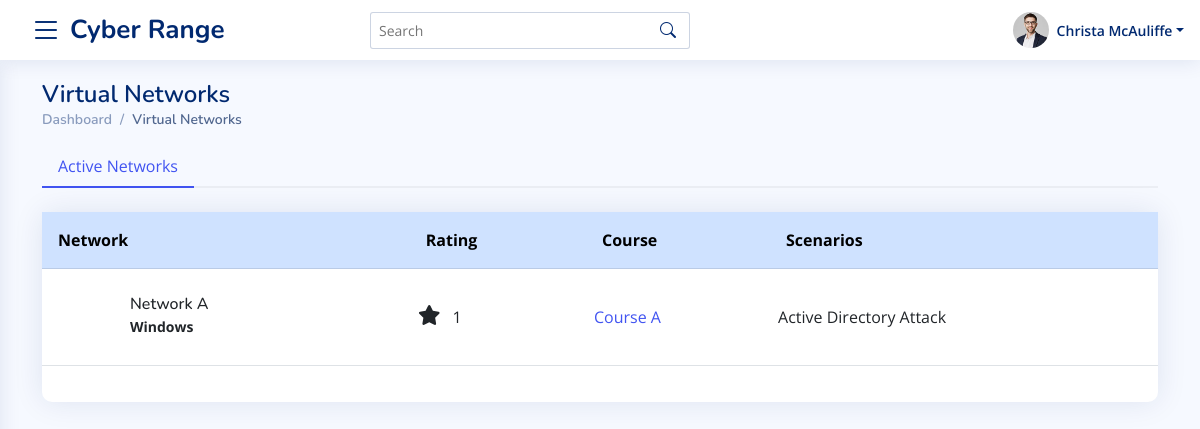
/instructor/virtaul-networks (signed in), run on the app's committed database.
### accounts/models.py (models this page shows, shortened)
class User(AbstractBaseUser):
    username = models.CharField(
        verbose_name="Username",
        max_length=255,
        default="",
        blank=True,
        unique=False,
    )
    email = models.EmailField(
        verbose_name='email address',
        max_length=255,
        unique=True,
    )
    is_active = models.BooleanField(default=True, help_text="User is verified and have access to the website. Admin can also block a user by un-check this field")
    is_staff = models.BooleanField(default=False , editable=False) # a admin user; non super-user
    is_superuser = models.BooleanField(default=False, help_text="Superuser of the whole website.") # a superuser
    is_student = models.BooleanField(default=False)
    is_instructor = models.BooleanField(default=False)
    is_admin = models.BooleanField(default=False)
    groups = models.ManyToManyField(
        Group,
        verbose_name=_('groups'),
        blank=True,
        help_text=_(
            'The groups this user belongs to. A user will get all permissions '
            'granted to each of their groups.'
        ),
        related_name="user_groups_set",
        related_query_name="user",
    )
    permissions = models.ManyToManyField(
        Permission,
        verbose_name=_('user permissions'),
        blank=True,
        help_text=_('Specific permissions for this user.'),
        related_name="user_permissions_set",
        related_query_name="user",
    )
    date_joined = models.DateTimeField(_('Date Joined'), blank=True, null=True, auto_now_add=True)
    updated= models.DateTimeField( verbose_name= _('Last Updated Timestamp') , auto_now= True)
    USERNAME_FIELD = 'email'
    REQUIRED_FIELDS = [] # Email & Password are required by default.
    objects = UserManager()

### master_app/models.py (models this page shows, shortened)
class VirtualNetwork(models.Model):
    course = models.ForeignKey(Course, on_delete=models.CASCADE)
    name = models.CharField(max_length=100)
    description = RichTextField()
    operating_system = models.CharField(max_length=3, default=1 , choices=OPERATING_SYSTEM_CHOICES)
    scenarios = models.CharField(max_length=50, default="1" , choices=SCENARIOS_CATEGORYIES)
    rating  = models.CharField(max_length=1 , default="1", choices=RATING_CHOICES)
    config_file_url = models.URLField(max_length=300 , default="" , blank=True, null=True)
    ip_address = models.GenericIPAddressField(blank=True, null=True)
    topology_image = models.ImageField(upload_to="topologies/", blank=True, null=True)
    ssh_file = models.FileField(upload_to="sshFiles/" , blank=True, null=True)
    instructions = RichTextField(blank = True, null=True, default="")
    def get_operating_system(self):
        try:
            return OPERATING_SYSTEM_CHOICES_TEXT[self.operating_system]
        except:
            return None
    def get_scenarios(self):
        try:
            return SCENARIOS_CATEGORYIES_TEXT[self.scenarios]
        except:
            return None

class Course(models.Model):
    instructor = models.ForeignKey(User, on_delete=models.CASCADE)
    name = models.CharField(max_length=100)
    start_time = models.DateTimeField(auto_now_add=False, default=timezone.now)
    end_time = models.DateTimeField(auto_now_add=False, default=timezone.now)
    created_timestamp = models.DateTimeField( auto_now_add=True )
    description = RichTextField()
    is_approved = models.CharField(max_length=2, choices=APPROVED_CHOICES, default="1")
    def __str__(self):
        return self.name

### master_app/views.py (the view)
# urls.py: path("instructor/virtaul-networks", views.InstructorVirtualNetworkList, name="instructor-virtual-network-url"),
@login_required
@teacher_required
def InstructorVirtualNetworkList(request):
    networks = [i for x in Course.objects.filter(instructor = request.user) for i in x.virtualnetwork_set.all() if len(x.virtualnetwork_set.all())>0 ]
    template_name = 'master_app/instructor/virutal_netwroks.html'
    context = {
        "networks" : networks
    }
    return render(request, template_name, context)

### master_app/templates/master_app/instructor/virutal_netwroks.html (shortened to what this page needs)
{%  extends 'base.html' %}
{% load static %}
{% block content %}
<main id="main" class="main">
    <section class="section dashboard">
      <div class="container">
        <div class="row">
          <div class="col-12">
            <div class="pagetitle">
              <h1>Virtual Networks</h1>
              <nav>
                  <ol class="breadcrumb">
                      <li class="breadcrumb-item"><a href="{% url 'instructor-dasboard-url' %}">Dashboard</a></li>
                      <li class="breadcrumb-item active">Virtual Networks</li>
                  </ol>
              </nav>
            </div>
          </div>
        </div>
            <div class="row">
                <div class="col-12">
                    <div class="card shadow-none bg-transparent p-0">
                        <div class="card-body px-0">
                            <ul class="nav nav-tabs nav-tabs-bordered" id="borderedTab" role="tablist">
                                <li class="nav-item" role="presentation">
                                  <button class="nav-link active" id="home-tab" data-bs-toggle="tab" data-bs-target="#bordered-home" type="button" role="tab" aria-controls="home" aria-selected="true">Active Networks</button>
                                </li>
                              </ul>
                              <div class="tab-content pt-2" id="borderedTabContent">
                                <div class="tab-pane fade show active" id="bordered-home" role="tabpanel" aria-labelledby="home-tab">
                                    <div class="card  mt-3">
                                        <div class="card-body px-0">
                                          <table class="table">
                                            <thead class="table-primary ">
                                              <tr >
                                                <th scope="col" class="p-3">Network</th>
                                                <th scope="col" class="p-3">Rating</th>
                                                <th scope="col" class="p-3">Course</th>
                                                <th scope="col" class="p-3">Scenarios</th>
                                              </tr>
                                            </thead>
                                            <tbody>
                                              {% for network in networks %}
                                                <tr >
                                                  <td class="py-3">
                                                      <div class="d-flex align-items-center">
                                                          <div class="card-icon rounded-circle d-flex align-items-center justify-content-center">
                                                          </div>
                                                          <div class="ps-3">
                                                            <h6 class="mb-0">{{ network.name }}</h6>
                                                            <span class=" small pt-1 fw-bold">{{ network.get_operating_system }}</span>
                                                          </div>
                                                        </div>
                                                  </td>
                                                  <td class="align-middle">
                                                      <i class="fas fa-star circle-icon fs-5 me-2"></i> {{ network.rating }}
                                                  </td>
                                                  <td class="align-middle">
                                                    <a href="{% url 'instructor-courses-details-url' network.course.id %}">{{ network.course }}</a>
                                                  </td>
                                                  <td class="align-middle">
                                                    {{ network.get_scenarios }}
                                                  </td>
                                                </tr>
                                              {% endfor %}
                                            </tbody>
                                          </table>
                                        </div>
                                    </div>
                                </div>
                              </div>
                        </div>
                    </div>
                </div>
            </div>
          </div>
    </section>
</main>
{% endblock %}

### master_app/templates/master_app/header.html (shortened to what this page needs)
{% load static %}
<header   class="header fixed-top d-flex align-items-center sticky-top">
  <div class="d-flex align-items-center justify-content-between">
    <i class="bi bi-list toggle-sidebar-btn"></i>
    <a href="{% url 'master_index' %}" class="logo d-flex align-items-center ms-2">
      <span class="d-none d-lg-block">Cyber Range</span>
    </a>
  </div>
  <div class="search-bar">
    <form class="search-form d-flex align-items-center" method="POST" action="#">
      <input type="text" name="query" placeholder="Search" title="Enter search keyword">
      <button type="submit" title="Search"><i class="bi bi-search"></i></button>
    </form>
  </div>
  <nav class="header-nav ms-auto">
    <ul class="d-flex align-items-center">
      {% if request.user.is_authenticated %}
      <li class="nav-item dropdown pe-3">
        <a class="nav-link nav-profile d-flex align-items-center pe-0" href="#" data-bs-toggle="dropdown">
          <img src="{% static 'assets/img/profile-img.jpg' %}" alt="Profile" class="rounded-circle">
          <span class="d-none d-md-block dropdown-toggle ps-2">{{ request.user.username }}</span>
        </a>
      </li>
      {% endif %}
    </ul>
  </nav>
</header>

### master_app/static/assets/css/style.css (style rules this page uses)
:root { scroll-behavior: smooth; }
body { font-family: "Open Sans", sans-serif; background: #f6f9ff; color: #444444; }
a { color: #4154f1; text-decoration: none; }
h1, h2, h3, h4, h5, h6 { font-family: "Nunito", sans-serif; }
#main { margin-top: 60px; padding: 20px 30px; transition: all 0.3s; }
.pagetitle { margin-bottom: 10px; }
.pagetitle h1 { font-size: 24px; margin-bottom: 0; font-weight: 600; color: #012970; }
.card { margin-bottom: 30px; border: none; border-radius: 5px; box-shadow: 0px 0 30px rgba(1, 41, 112, 0.1); }
.card-body { padding: 0 20px 20px 20px; }
.breadcrumb { font-size: 14px; font-family: "Nunito", sans-serif; color: #899bbd; font-weight: 600; }
.breadcrumb a { color: #899bbd; transition: 0.3s; }
.breadcrumb .breadcrumb-item::before { color: #899bbd; }
.breadcrumb .active { color: #51678f; font-weight: 600; }
.nav-tabs-bordered { border-bottom: 2px solid #ebeef4; }
.nav-tabs-bordered .nav-link { margin-bottom: -2px; border: none; color: #2c384e; }
.nav-tabs-bordered .nav-link.active { background-color: #fff; color: #4154f1; border-bottom: 2px solid #4154f1; }
.logo { line-height: 1; }
@media (min-width: 1200px) { .logo { width: 280px; } }
.logo span { font-size: 26px; font-weight: 700; color: #012970; font-family: "Nunito", sans-serif; }
.header { transition: all 0.5s; z-index: 997; height: 60px; box-shadow: 0px 2px 20px rgba(1, 41, 112, 0.1); background-color: #fff; padding-left: 20px; }
.header .toggle-sidebar-btn { font-size: 32px; padding-left: 10px; cursor: pointer; color: #012970; }
.header .search-bar { min-width: 360px; padding: 0 20px; }
.header .search-form { width: 100%; }
.header .search-form input { border: 0; font-size: 14px; color: #012970; border: 1px solid rgba(1, 41, 112, 0.2); padding: 7px 38px 7px 8px; border-radius: 3px; transition: 0.3s; width: 100%; }
.header .search-form button { border: 0; padding: 0; margin-left: -30px; background: none; }
.header .search-form button i { color: #012970; }
.header-nav ul { list-style: none; }
.header-nav>ul { margin: 0; padding: 0; }
.header-nav .nav-profile { color: #012970; }
.header-nav .nav-profile img { max-height: 36px; }
.header-nav .nav-profile span { font-size: 14px; font-weight: 600; }
@media (min-width: 1200px) { #main, #footer { margin-left: 300px; } }
@media (min-width: 1200px) { .toggle-sidebar #main, .toggle-sidebar #footer { margin-left: 0; } }
.dashboard .card-icon { font-size: 32px; line-height: 0; width: 64px; height: 64px; flex-shrink: 0; flex-grow: 0; }

### master_app/templates/master_app/base.html (style rules this page uses)
#main { margin-top: 0; }
.card { border-radius: 0.625rem; }

### master_app/templates/master_app/instructor/virutal_netwroks.html (style rules this page uses)
.nav-tabs-bordered .nav-link.active { background-color: transparent; }

### data on the page
User: user.username "Christa McAuliffe"
VirtualNetwork: name "Network A", get_operating_system "Windows", rating "1", course "Course A", get_scenarios "Active Directory Attack"
